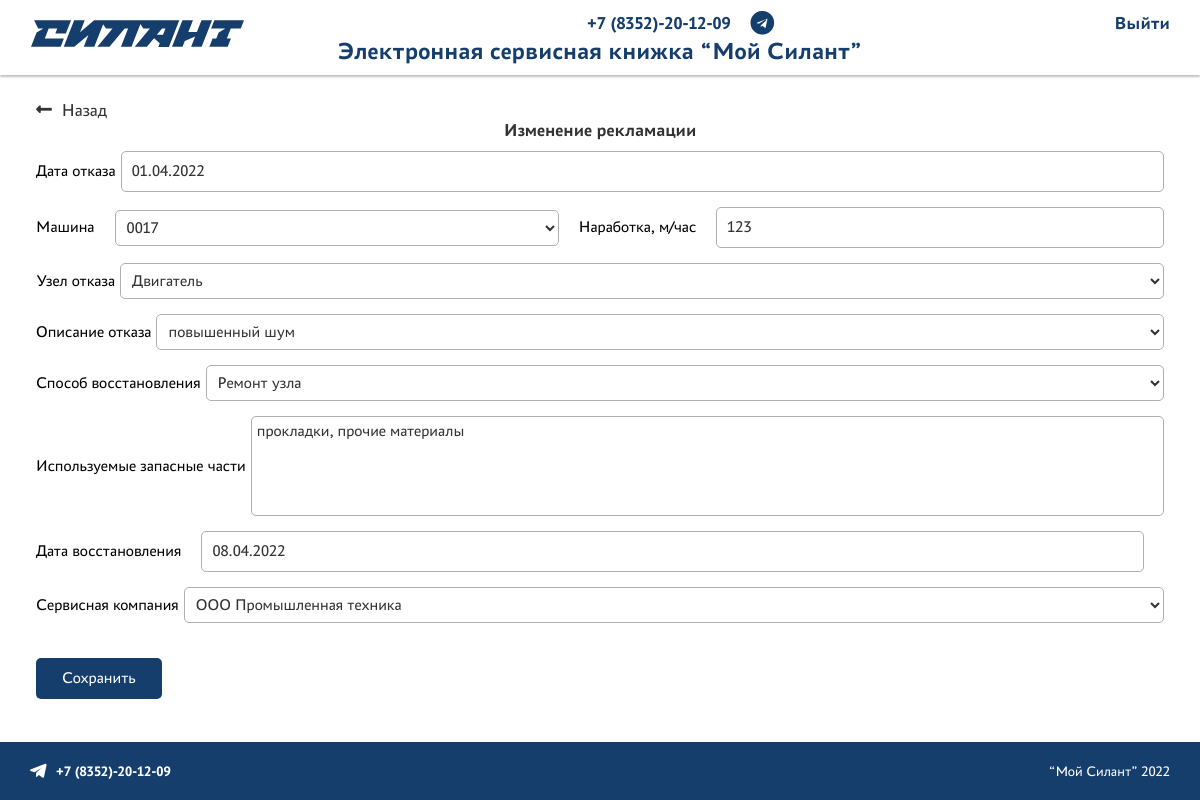
/complaint/1/update (signed in), run on the app's committed database.
### backend/models.py (models this page shows, shortened)
class Complaint(models.Model):
    class Meta:
        verbose_name = 'Рекламация'
        verbose_name_plural = 'Рекламации'
    mashins_c = models.ForeignKey(Mashins, verbose_name='Машина', on_delete=models.CASCADE)
    date_refusal = models.DateField('Дата отказа', null=True, blank=True)
    mtdf_c = models.DecimalField('Наработка, м/час', max_digits=10, decimal_places=0)
    failure_node = models.ForeignKey(FailureNodeReference, verbose_name='Узел отказа',
                                     on_delete=models.CASCADE, related_name='failure_node')
    reason_refusal = models.ForeignKey(NatureRefusalG, verbose_name='Описание отказа',
                                       on_delete=models.CASCADE, related_name='reason_refusal')
    recovery_method = models.ForeignKey(RecoveryMethodG, verbose_name='Способ восстановления',
                                        on_delete=models.CASCADE, related_name='recovery_method',)
    spare = models.TextField('Используемые запасные части', max_length=1000, blank=True, null=True)
    date_recovery = models.DateField('Дата восстановления', blank=True, null=True)
    downtime = models.IntegerField('Время простоя техники (дней)', default=0)
    service = models.ForeignKey(Sersvice, verbose_name='Сервисная компания', blank=True, null=True, on_delete=models.CASCADE)
    def downtime(self):
        deltatime = self.date_recovery - self.date_refusal
        return deltatime.days

### backend/views.py (the view)
# urls.py: path('complaint/<pk>/update', ComplaintUpdateView.as_view(), name='complaint_update'),
class ComplaintUpdateView(LoginRequiredMixin, UpdateView):
    permission_required = 'backend.change_complaint'
    model = Complaint
    form_class = ComplaintForm
    template_name = 'backend/complaint/complaint_update.html'
    success_url = reverse_lazy('complaint_list')

### backend/forms.py
class ComplaintForm(forms.ModelForm):
    class Meta:
        model = Complaint
        fields = '__all__'

### backend/models.py (called while the page is built)
    def __str__(self):
        return f'{self.name}'

    def __str__(self):
        return f'{self.name}'

    def __str__(self):
        return f'{self.name}'

    def __str__(self):
        return f'{self.name}'

    def __str__(self) -> str:
        return f'{self.zav_nom_mashins}'

### users/models.py (called while the page is built)
    def __str__(self):
        return f'{self.first_name}'

### backend/templates/backend/complaint/complaint_update.html (shortened to what this page needs)
{% extends 'base.html' %}
{% load static %}
{% block content %}
<a class="back-page" href="{% url 'complaint_list' %}"><i class="fas fa-long-arrow-alt-left"></i>Назад</a>
<h3>Изменение рекламации</h3>
<form class="form" name="complaintForm" method="post" action="{{request.path}}">
   <div><label for="id_date_refusal">{{form.date_refusal.label}}</label> {{form.date_refusal}}</div>
    <div class="united">
        <label for="id_mashins_c">{{form.mashins_c.label}}</label> {{form.mashins_c}}
        <label for="id_mtdf_c">{{form.mtdf_c.label}}</label> {{form.mtdf_c}}
    </div>
    <div><label for="id_failure_node">{{form.failure_node.label}}</label> {{form.failure_node}}</div>
    <div><label for="id_reason_refusal">{{form.reason_refusal.label}}</label> {{form.reason_refusal}}</div>
    <div><label for="id_recovery_method">{{form.recovery_method.label}}</label> {{form.recovery_method}}</div>
    <div><label for="id_spare">{{form.spare.label}}</label> {{form.spare}}</div>
    <div class="united">
        <label for="id_date_recovery">{{form.date_recovery.label}}</label> {{form.date_recovery}}
    </div>
    <div><label for="id_service">{{form.service.label}}</label> {{form.service}}</div>
    <button type="submit">Сохранить</button>
</form>
{% endblock %}

### static/styles/style.css (style rules this page uses)
:root { font-size: 10px; font-family: "PT Astra Sans"; }
* { padding: 0; margin: 0; box-sizing: border-box; }
html, body { min-width: 100%; margin: 0; padding: 0; scroll-behavior: smooth; height: 100%; }
h1, h2, h3, h4, h5, h6 { margin: 0; padding: 0; }
h3 { font-size: 2rem; }
a { text-decoration: none; }
input { outline: none; border: 1px solid #AFAFAF; padding: 10px; font-size: 1.8rem; border-radius: 5px; color: #333333; font-family: "PT Astra Sans"; transition: all 0.1s linear 0s; }
textarea { outline: none; border: 1px solid #AFAFAF; padding: 5px; font-size: 1.8rem; border-radius: 5px; color: #333333; font-family: "PT Astra Sans"; height: 100px; overflow: auto; resize: none; transition: all 0.1s linear 0s; }
select { background: none; border: 1px solid #AFAFAF; border-radius: 5px; font-size: 1.8rem; font-family: "PT Astra Sans"; padding: 7px; color: #333333; transition: all 0.1s linear 0s; }
.back-page { position: absolute; font-size: 2rem; color: #333333; transition: all 0.1s linear 0s; }
.back-page i { padding-right: 10px; }
.content h2, .content h3, .content h4, .content h5 { margin: 10px 0; }
.content h3 { margin-top: 20px; text-align: center; color: #333333; }
.form { display: flex; flex-direction: column; gap: 15px; }
.form div { display: flex; align-items: center; gap: 5px; font-size: 1.8rem; }
.form .united { display: flex; align-items: center; gap: 20px; }
.form label { min-width: -webkit-max-content; min-width: -moz-max-content; min-width: max-content; }
.form input, .form select, .form textarea { width: 100%; }
.form button { width: -webkit-max-content; width: -moz-max-content; width: max-content; outline: 0; border: 1px solid transparent; text-align: center; font-size: 1.8rem; color: #ffffff; font-family: "PT Astra Sans"; background-color: #163E6C; padding: 10px 20px; border-radius: 5px; cursor: pointer; transition: all 0.1s linear 0s; padding: 10px 25px; margin: 20px 0; }

### static/styles/adaptive.css (style rules this page uses)
@media (max-width: 1300px) { :root { font-size: 9px; } }

### data on the page
Complaint: date_refusal "01.04.2022", mashins_c "0017", mtdf_c "123", failure_node "Двигатель", reason_refusal "повышенный шум", recovery_method "Ремонт узла", spare "прокладки, прочие материалы", date_recovery "08.04.2022", service "ООО Промышленная техника"
